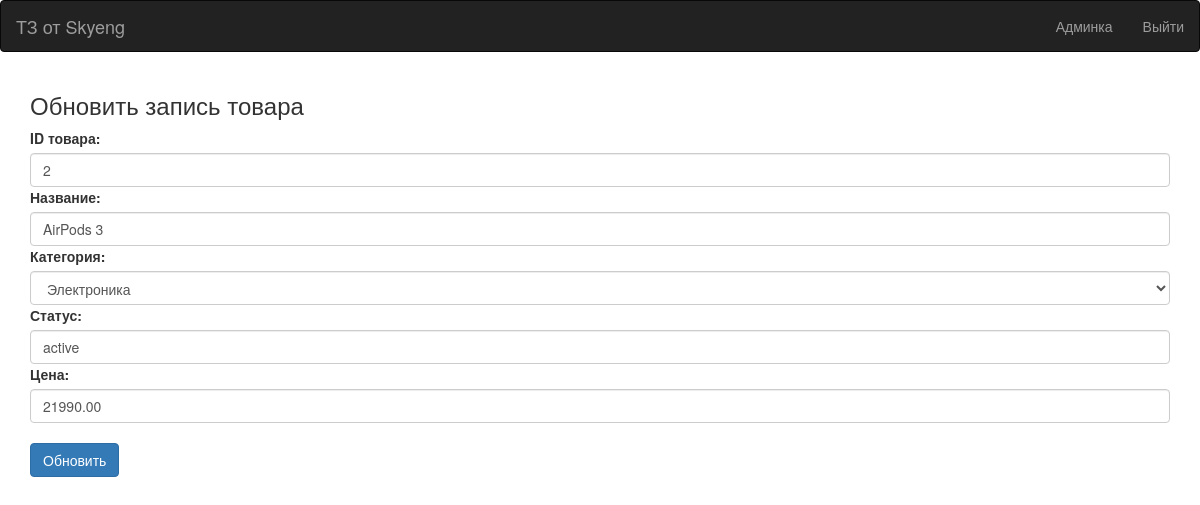
Page /edit/2 (signed in) on the committed database.
### products/models.py (models this page shows, shortened)
class Product(models.Model):
    STATUS_CHOICES = (
        ('active', 'Active'),
        ('inactive', 'Inactive'),
    )
    name = models.CharField(max_length=255)
    category = models.ForeignKey(Category, on_delete=models.CASCADE)
    status = models.CharField(max_length=20, choices=STATUS_CHOICES)
    price = models.DecimalField(max_digits=10, decimal_places=2)
    orders_last_month = models.IntegerField(default=0)
    orders_current_month = models.IntegerField(default=0)

class Category(models.Model):
    name = models.CharField(max_length=255)

### products/views.py (the view)
# urls.py: path('edit/<int:id>', edit, name='edit'),
@login_required
def edit(request, id):
    product = Product.objects.get(id=id)
    categories = Category.objects.all()
    return render(
        request, 'products/edit.html',
        {'product': product, 'categories': categories}
    )

### templates/products/edit.html (shortened to what this page needs)
{% extends "base.html" %}
{% block content %}
    <div class="col-md-12">
        <form method="POST" class="post-form" action="{% url 'update' product.id %}">
            <div class="container">
                <div class="col-12">
                    <h3>Обновить запись товара</h3>
                </div>
                <div class="md-3">
                    <label>ID товара:</label>
                    <input type="text" class="form-control" name="id" id="id_id" required maxlength="20" value="{{ product.id }}">
                </div>
                <div class="md-3">
                    <label>Название:</label>
                    <input type="text" class="form-control" name="name" id="id_name" required maxlength="100" value="{{ product.name }}">
                </div>
                <div class="md-3">
                    <label>Категория:</label>
                    <select class="form-control" name="category" id="id_category" required>
                        {% for cat in categories %}
                            <option value="{{ cat.id }}" {% if product.category.id == cat.id %}selected{% endif %}>{{ cat.name }}</option>
                        {% endfor %}
                    </select>
                </div>
                <div class="md-3">
                    <label>Статус:</label>
                    <input type="text" class="form-control" name="status" id="id_status" required maxlength="20" value="{{ product.status }}">
                </div>
                <div class="md-3">
                    <label>Цена:</label>
                    <input type="text" class="form-control" name="price" id="id_price" required maxlength="20" value="{{ product.price }}">
                </div>
                <br>
                <div class="md-3">
                    <button type="submit" class="btn btn-primary">Обновить</button>
                </div>
            </div>
        </form>
    </div>
{% endblock content %}

### rows in the picture
Product: id "2", name "AirPods 3", category "Электроника", status "active", price "21990.00"
